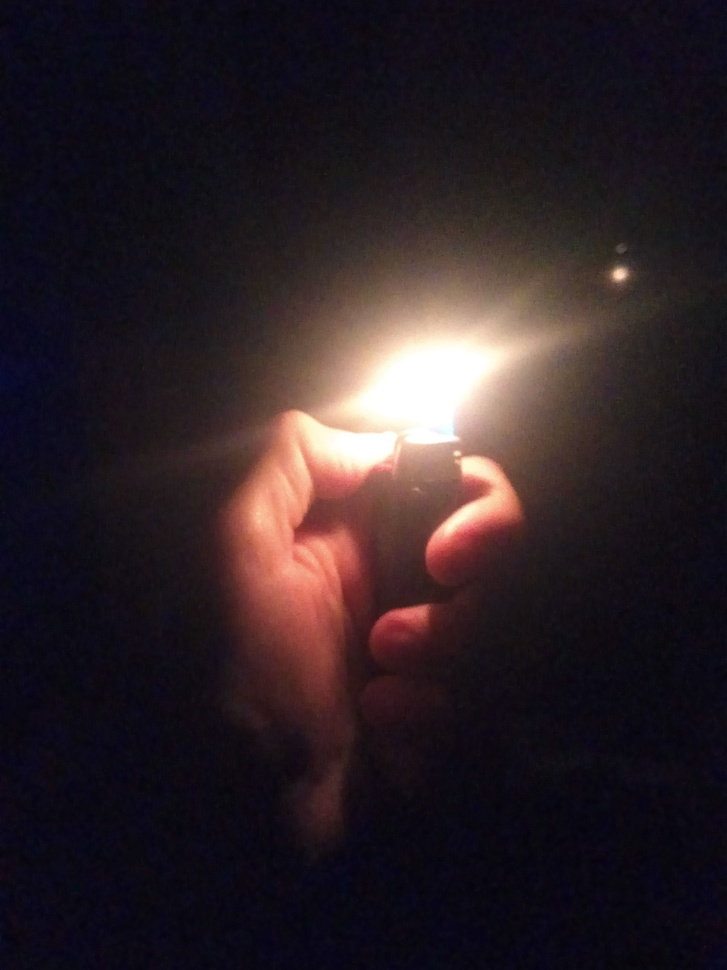
//> input picture imgs/flash.jpg, 727 x 970 px, shrunk from 1200 x 1600 before the run
$ ./labeling ../imgs/flash.jpg   (built with g++ and OpenCV 4)
//> lines starting //> are read from the running program, lines starting //| are printed output that depends on the picture; after the words box and inside, x2 and y2 are one past the last pixel; in counts of white or black regions, pixels touching at a corner belong together
#include <iostream>
#include <opencv2/opencv.hpp>

using namespace cv;

int main(int argc, char** argv){
  Mat image, mask;
  int width, height;
  int nobjects;

  CvPoint p;
  image = imread(argv[1],CV_LOAD_IMAGE_GRAYSCALE);
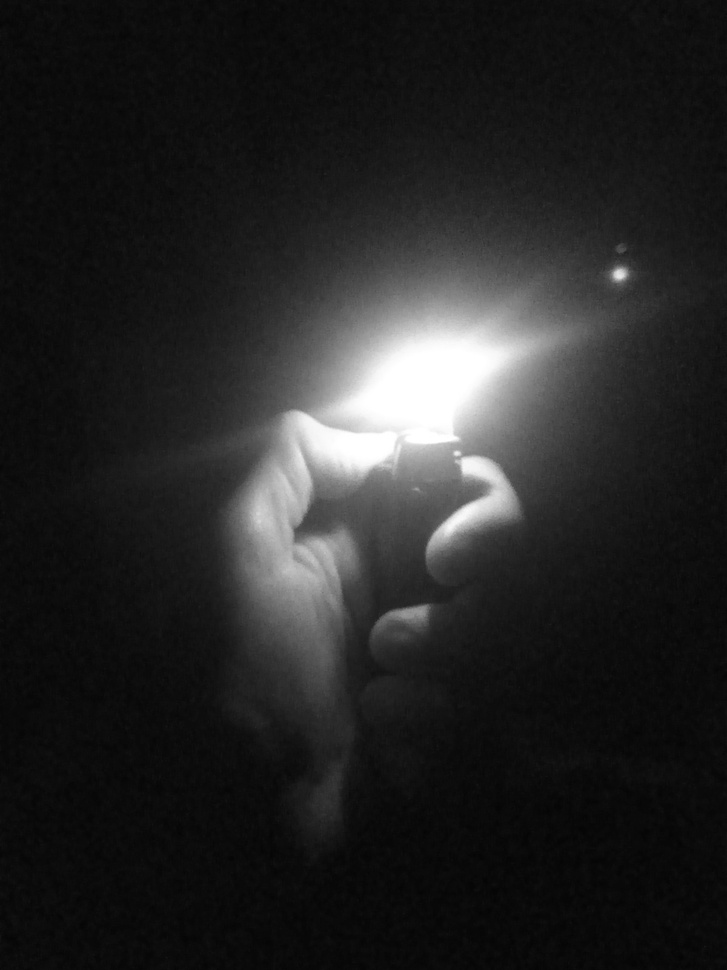
//> image: 970 rows x 727 cols, CV_8UC1; min 4, max 255, mean 36.8

  if(!image.data){
    std::cout << "imagem nao carregou corretamente\n";
    return(-1);
  }
  width=image.size().width;
//> width = 727
  height=image.size().height;
//> height = 970

  p.x=0;
  p.y=0;

  // busca objetos com buracos presentes
  nobjects=0;
  for(int i=0; i<height; i++){
    for(int j=0; j<width; j++){
      if(image.at<uchar>(i,j) == 255){
		// achou um objeto
		nobjects++;
		p.x=j;
		p.y=i;
    //fills all the white continguous pixels (which represent an object) with the grayscale
    //color corresponding to <nobjects>.
		floodFill(image,p,nobjects%255);
	  }
	}
  }
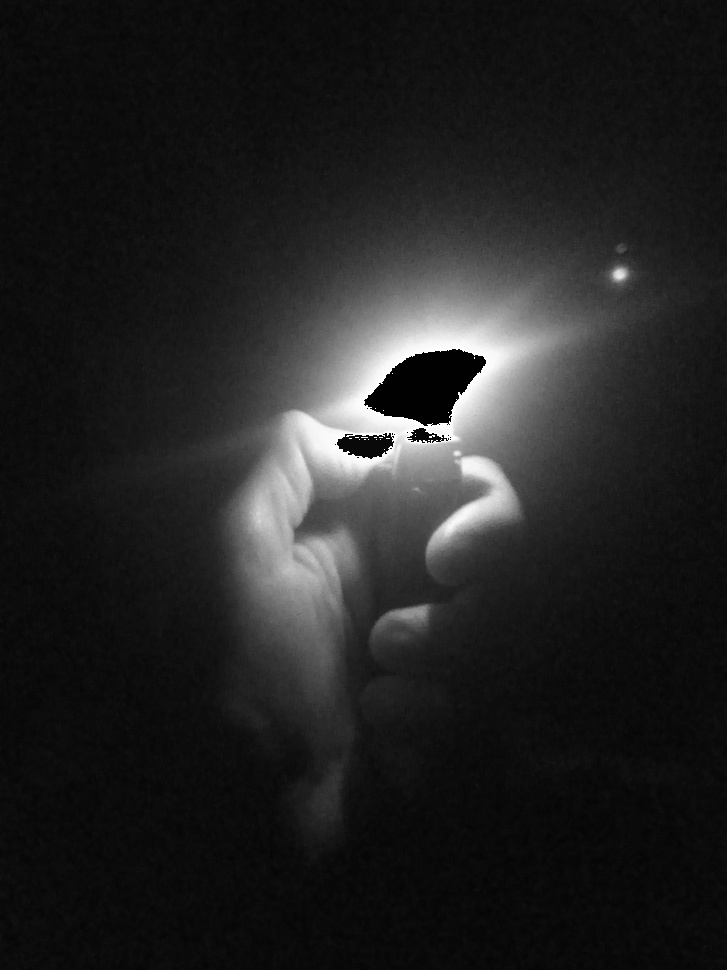
//> image: 970 rows x 727 cols, CV_8UC1; 0.99% of pixels changed, all inside (x1, y1, x2, y2) = (335, 349, 486, 459)
//> after the loop, nobjects = 19
  imshow("image", image);
  imwrite("labeling.png", image);
  waitKey();
  return 0;
}
